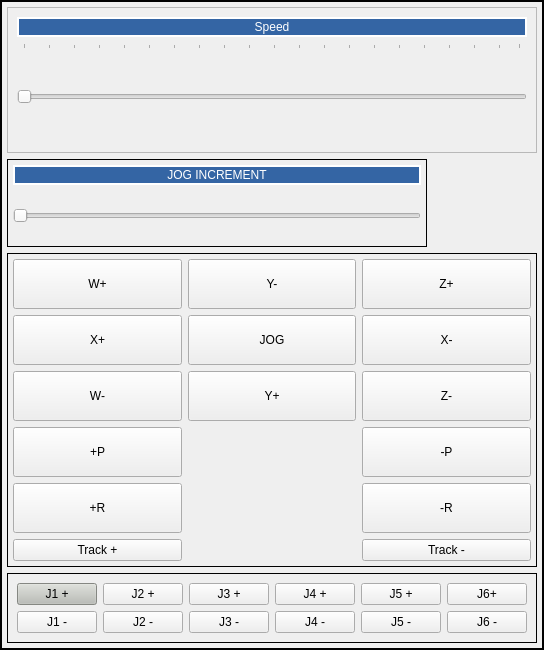
               <widget class="QFrame" name="gridFrame_3">
                <property name="maximumSize">
                 <size>
                  <width>430</width>
                  <height>16777215</height>
                 </size>
                </property>
                <property name="frameShape">
                 <enum>QFrame::Box</enum>
                </property>
                <property name="lineWidth">
                 <number>2</number>
                </property>
                <layout class="QVBoxLayout" name="verticalLayout_4">
                 <property name="sizeConstraint">
                  <enum>QLayout::SetDefaultConstraint</enum>
                 </property>
                 <property name="leftMargin">
                  <number>5</number>
                 </property>
                 <property name="topMargin">
                  <number>5</number>
                 </property>
                 <property name="rightMargin">
                  <number>5</number>
                 </property>
                 <property name="bottomMargin">
                  <number>5</number>
                 </property>
                 <item>
                  <widget class="QFrame" name="frame_8">
                   <property name="frameShape">
                    <enum>QFrame::StyledPanel</enum>
                   </property>
                   <property name="frameShadow">
                    <enum>QFrame::Raised</enum>
                   </property>
                   <layout class="QVBoxLayout" name="verticalLayout_2">
                    <item>
                     <widget class="QLabel" name="label_39">
                      <property name="minimumSize">
                       <size>
                        <width>0</width>
                        <height>20</height>
                       </size>
                      </property>
                      <property name="maximumSize">
                       <size>
                        <width>16777215</width>
                        <height>30</height>
                       </size>
                      </property>
                      <property name="styleSheet">
                       <string notr="true">color: rgb(255, 255, 255);
background-color:rgb(52, 101, 164);</string>
                      </property>
                      <property name="frameShape">
                       <enum>QFrame::Box</enum>
                      </property>
                      <property name="lineWidth">
                       <number>2</number>
                      </property>
                      <property name="text">
                       <string>Speed</string>
                      </property>
                      <property name="alignment">
                       <set>Qt::AlignCenter</set>
                      </property>
                     </widget>
                    </item>
                    <item>
                     <widget class="QSlider" name="horizontalSlider">
                      <property name="minimumSize">
                       <size>
                        <width>0</width>
                        <height>100</height>
                       </size>
                      </property>
                      <property name="minimum">
                       <number>1</number>
                      </property>
                      <property name="maximum">
                       <number>100</number>
                      </property>
                      <property name="orientation">
                       <enum>Qt::Horizontal</enum>
                      </property>
                      <property name="tickPosition">
                       <enum>QSlider::TicksAbove</enum>
                      </property>
                      <property name="tickInterval">
                       <number>5</number>
                      </property>
                     </widget>
                    </item>
                   </layout>
                  </widget>
                 </item>
                 <item>
                  <widget class="QFrame" name="gridFrame_5">
                   <property name="maximumSize">
                    <size>
                     <width>420</width>
                     <height>120</height>
                    </size>
                   </property>
                   <property name="styleSheet">
                    <string notr="true"/>
                   </property>
                   <property name="frameShape">
                    <enum>QFrame::Box</enum>
                   </property>
                   <layout class="QGridLayout" name="gridLayout_37">
                    <property name="leftMargin">
                     <number>5</number>
                    </property>
                    <property name="topMargin">
                     <number>5</number>
                    </property>
                    <property name="rightMargin">
                     <number>5</number>
                    </property>
                    <property name="bottomMargin">
                     <number>5</number>
                    </property>
                    <item row="2" column="1" rowspan="2">
                     <widget class="QSlider" name="jog_increment_slider">
                      <property name="minimumSize">
                       <size>
                        <width>50</width>
                        <height>50</height>
                       </size>
                      </property>
                      <property name="autoFillBackground">
                       <bool>false</bool>
                      </property>
                      <property name="styleSheet">
                       <string notr="true">QSlider::handle:vertical {
background: qlineargradient(x1:0, y1:0, x2:1, y2:1,
    stop:0 #eee, stop:1 #ccc);
border: 1px solid #777;
width: 20px;
height: 60px;
margin-top: -2px;
margin-bottom: -2px;
border-radius: 4px;
}</string>
                      </property>
                      <property name="inputMethodHints">
                       <set>Qt::ImhNone</set>
                      </property>
                      <property name="minimum">
                       <number>1</number>
                      </property>
                      <property name="maximum">
                       <number>100</number>
                      </property>
                      <property name="orientation">
                       <enum>Qt::Horizontal</enum>
                      </property>
                     </widget>
                    </item>
                    <item row="0" column="1">
                     <widget class="QLabel" name="label_38">
                      <property name="minimumSize">
                       <size>
                        <width>0</width>
                        <height>20</height>
                       </size>
                      </property>
                      <property name="maximumSize">
                       <size>
                        <width>16777215</width>
                        <height>30</height>
                       </size>
                      </property>
                      <property name="styleSheet">
                       <string notr="true">color: rgb(255, 255, 255);
background-color:rgb(52, 101, 164);</string>
                      </property>
                      <property name="frameShape">
                       <enum>QFrame::Box</enum>
                      </property>
                      <property name="lineWidth">
                       <number>2</number>
                      </property>
                      <property name="text">
                       <string>JOG INCREMENT</string>
                      </property>
                      <property name="alignment">
                       <set>Qt::AlignCenter</set>
                      </property>
                     </widget>
                    </item>
                   </layout>
                  </widget>
                 </item>
                 <item>
                  <widget class="QFrame" name="gridFrame_6">
                   <property name="minimumSize">
                    <size>
                     <width>0</width>
                     <height>0</height>
                    </size>
                   </property>
                   <property name="styleSheet">
                    <string notr="true">ActionButton {
min-height: 45px;
max-height: 48px;
font: 12pt &quot;DejaVu Sans&quot;;
color: rgb(255, 255, 255);
background-color:rgb(52, 101, 164);
}</string>
                   </property>
                   <property name="frameShape">
                    <enum>QFrame::Box</enum>
                   </property>
                   <layout class="QGridLayout" name="gridLayout_7">
                    <property name="leftMargin">
                     <number>5</number>
                    </property>
                    <property name="topMargin">
                     <number>5</number>
                    </property>
                    <property name="rightMargin">
                     <number>5</number>
                    </property>
                    <property name="bottomMargin">
                     <number>5</number>
                    </property>
                    <item row="2" column="1">
                     <widget class="QPushButton" name="jog_y_pos_2">
                      <property name="minimumSize">
                       <size>
                        <width>0</width>
                        <height>50</height>
                       </size>
                      </property>
                      <property name="text">
                       <string>Y+</string>
                      </property>
                      <property name="actionName" stdset="0">
                       <string>machine.jog.axis:y,pos</string>
                      </property>
                     </widget>
                    </item>
                    <item row="2" column="2">
                     <widget class="QPushButton" name="jog_z_neg_2">
                      <property name="minimumSize">
                       <size>
                        <width>0</width>
                        <height>50</height>
                       </size>
                      </property>
                      <property name="text">
                       <string>Z-</string>
                      </property>
                      <property name="actionName" stdset="0">
                       <string>machine.jog.axis:z,neg</string>
                      </property>
                     </widget>
                    </item>
                    <item row="1" column="0">
                     <widget class="QPushButton" name="jog_x_pos_2">
                      <property name="minimumSize">
                       <size>
                        <width>0</width>
                        <height>50</height>
                       </size>
                      </property>
                      <property name="text">
                       <string>X+</string>
                      </property>
                      <property name="actionName" stdset="0">
                       <string>machine.jog.axis:x,pos</string>
                      </property>
                     </widget>
                    </item>
                    <item row="1" column="1">
                     <widget class="QPushButton" name="jog_continuous_2">
                      <property name="enabled">
                       <bool>true</bool>
                      </property>
                      <property name="minimumSize">
                       <size>
                        <width>0</width>
                        <height>50</height>
                       </size>
                      </property>
                      <property name="text">
                       <string>JOG</string>
                      </property>
                      <property name="checkable">
                       <bool>false</bool>
                      </property>
                      <property name="rules" stdset="0">
                       <string>[]</string>
                      </property>
                      <property name="actionName" stdset="0">
                       <string>machine.jog-mode.toggle</string>
                      </property>
                     </widget>
                    </item>
                    <item row="4" column="0">
                     <widget class="QPushButton" name="jog_r_pos">
                      <property name="minimumSize">
                       <size>
                        <width>0</width>
                        <height>50</height>
                       </size>
                      </property>
                      <property name="text">
                       <string>+R</string>
                      </property>
                     </widget>
                    </item>
                    <item row="0" column="2">
                     <widget class="QPushButton" name="jog_z_pos_2">
                      <property name="minimumSize">
                       <size>
                        <width>0</width>
                        <height>50</height>
                       </size>
                      </property>
                      <property name="text">
                       <string>Z+</string>
                      </property>
                      <property name="actionName" stdset="0">
                       <string>machine.jog.axis:z,pos</string>
                      </property>
                     </widget>
                    </item>
                    <item row="1" column="2">
                     <widget class="QPushButton" name="jog_x_neg_2">
                      <property name="minimumSize">
                       <size>
                        <width>0</width>
                        <height>50</height>
                       </size>
                      </property>
                      <property name="text">
                       <string>X-</string>
                      </property>
                      <property name="actionName" stdset="0">
                       <string>machine.jog.axis:x,neg</string>
                      </property>
                     </widget>
                    </item>
                    <item row="2" column="0">
                     <widget class="QPushButton" name="jog_w_neg_2">
                      <property name="minimumSize">
                       <size>
                        <width>0</width>
                        <height>50</height>
                       </size>
                      </property>
                      <property name="text">
                       <string>W-</string>
                      </property>
                      <property name="actionName" stdset="0">
                       <string>machine.jog.axis:a,neg</string>
                      </property>
                     </widget>
                    </item>
                    <item row="3" column="0">
                     <widget class="QPushButton" name="jog_p_pos">
                      <property name="minimumSize">
                       <size>
                        <width>0</width>
                        <height>50</height>
                       </size>
                      </property>
                      <property name="text">
                       <string>+P</string>
                      </property>
                     </widget>
                    </item>
                    <item row="0" column="1">
                     <widget class="QPushButton" name="jog_y_neg_2">
                      <property name="minimumSize">
                       <size>
                        <width>0</width>
                        <height>50</height>
                       </size>
                      </property>
                      <property name="text">
                       <string>Y-</string>
                      </property>
                      <property name="actionName" stdset="0">
                       <string>machine.jog.axis:y,neg</string>
                      </property>
                     </widget>
                    </item>
                    <item row="0" column="0">
                     <widget class="QPushButton" name="jog_w_pos_2">
                      <property name="minimumSize">
                       <size>
                        <width>0</width>
                        <height>50</height>
                       </size>
                      </property>
                      <property name="text">
                       <string>W+</string>
                      </property>
                      <property name="actionName" stdset="0">
                       <string/>
                      </property>
                     </widget>
                    </item>
                    <item row="3" column="2">
                     <widget class="QPushButton" name="jog_p_neg">
                      <property name="minimumSize">
                       <size>
                        <width>0</width>
                        <height>50</height>
                       </size>
                      </property>
                      <property name="text">
                       <string>-P</string>
                      </property>
                     </widget>
                    </item>
                    <item row="4" column="2">
                     <widget class="QPushButton" name="jog_r_neg">
                      <property name="minimumSize">
                       <size>
                        <width>0</width>
                        <height>50</height>
                       </size>
                      </property>
                      <property name="text">
                       <string>-R</string>
                      </property>
                     </widget>
                    </item>
                    <item row="5" column="0">
                     <widget class="QPushButton" name="jog_track_pos">
                      <property name="text">
                       <string>Track +</string>
                      </property>
                     </widget>
                    </item>
                    <item row="5" column="2">
                     <widget class="QPushButton" name="jog_track_neg">
                      <property name="text">
                       <string>Track -</string>
                      </property>
                     </widget>
                    </item>
                   </layout>
                  </widget>
                 </item>
                 <item>
                  <widget class="QFrame" name="horizontalFrame_2">
                   <property name="maximumSize">
                    <size>
                     <width>16777215</width>
                     <height>150</height>
                    </size>
                   </property>
                   <property name="frameShape">
                    <enum>QFrame::Box</enum>
                   </property>
                   <property name="frameShadow">
                    <enum>QFrame::Plain</enum>
                   </property>
                   <layout class="QGridLayout" name="gridLayout_5">
                    <item row="1" column="5">
                     <widget class="QPushButton" name="jog6neg">
                      <property name="maximumSize">
                       <size>
                        <width>16777215</width>
                        <height>50</height>
                       </size>
                      </property>
                      <property name="text">
                       <string>J6 -</string>
                      </property>
                      <attribute name="buttonGroup">
                       <string notr="true">jogButtons</string>
                      </attribute>
                     </widget>
                    </item>
                    <item row="1" column="1">
                     <widget class="QPushButton" name="jog2neg">
                      <property name="maximumSize">
                       <size>
                        <width>16777215</width>
                        <height>50</height>
                       </size>
                      </property>
                      <property name="text">
                       <string>J2 -</string>
                      </property>
                      <attribute name="buttonGroup">
                       <string notr="true">jogButtons</string>
                      </attribute>
                     </widget>
                    </item>
                    <item row="0" column="1">
                     <widget class="QPushButton" name="jog2pos">
                      <property name="maximumSize">
                       <size>
                        <width>16777215</width>
                        <height>50</height>
                       </size>
                      </property>
                      <property name="autoFillBackground">
                       <bool>false</bool>
                      </property>
                      <property name="text">
                       <string>J2 +</string>
                      </property>
                      <attribute name="buttonGroup">
                       <string notr="true">jogButtons</string>
                      </attribute>
                     </widget>
                    </item>
                    <item row="1" column="0">
                     <widget class="QPushButton" name="jog1neg">
                      <property name="maximumSize">
                       <size>
                        <width>16777215</width>
                        <height>50</height>
                       </size>
                      </property>
                      <property name="text">
                       <string>J1 -</string>
                      </property>
                      <attribute name="buttonGroup">
                       <string notr="true">jogButtons</string>
                      </attribute>
                     </widget>
                    </item>
                    <item row="1" column="4">
                     <widget class="QPushButton" name="jog5neg">
                      <property name="maximumSize">
                       <size>
                        <width>16777215</width>
                        <height>50</height>
                       </size>
                      </property>
                      <property name="text">
                       <string>J5 -</string>
                      </property>
                      <attribute name="buttonGroup">
                       <string notr="true">jogButtons</string>
                      </attribute>
                     </widget>
                    </item>
                    <item row="1" column="3">
                     <widget class="QPushButton" name="jog4neg">
                      <property name="maximumSize">
                       <size>
                        <width>16777215</width>
                        <height>50</height>
                       </size>
                      </property>
                      <property name="text">
                       <string>J4 -</string>
                      </property>
                      <attribute name="buttonGroup">
                       <string notr="true">jogButtons</string>
                      </attribute>
                     </widget>
                    </item>
                    <item row="0" column="3">
                     <widget class="QPushButton" name="jog4pos">
                      <property name="maximumSize">
                       <size>
                        <width>16777215</width>
                        <height>50</height>
                       </size>
                      </property>
                      <property name="text">
                       <string>J4 +</string>
                      </property>
                      <attribute name="buttonGroup">
                       <string notr="true">jogButtons</string>
                      </attribute>
                     </widget>
                    </item>
                    <item row="0" column="4">
                     <widget class="QPushButton" name="jog5pos">
                      <property name="maximumSize">
                       <size>
                        <width>16777215</width>
                        <height>50</height>
                       </size>
                      </property>
                      <property name="text">
                       <string>J5 +</string>
                      </property>
                      <attribute name="buttonGroup">
                       <string notr="true">jogButtons</string>
                      </attribute>
                     </widget>
                    </item>
                    <item row="0" column="2">
                     <widget class="QPushButton" name="jog3pos">
                      <property name="maximumSize">
                       <size>
                        <width>16777215</width>
                        <height>50</height>
                       </size>
                      </property>
                      <property name="text">
                       <string>J3 +</string>
                      </property>
                      <attribute name="buttonGroup">
                       <string notr="true">jogButtons</string>
                      </attribute>
                     </widget>
                    </item>
                    <item row="1" column="2">
                     <widget class="QPushButton" name="jog3neg">
                      <property name="maximumSize">
                       <size>
                        <width>16777215</width>
                        <height>50</height>
                       </size>
                      </property>
                      <property name="text">
                       <string>J3 -</string>
                      </property>
                      <attribute name="buttonGroup">
                       <string notr="true">jogButtons</string>
                      </attribute>
                     </widget>
                    </item>
                    <item row="0" column="5">
                     <widget class="QPushButton" name="jog6pos">
                      <property name="maximumSize">
                       <size>
                        <width>16777215</width>
                        <height>50</height>
                       </size>
                      </property>
                      <property name="text">
                       <string>J6+</string>
                      </property>
                      <attribute name="buttonGroup">
                       <string notr="true">jogButtons</string>
                      </attribute>
                     </widget>
                    </item>
                    <item row="0" column="0">
                     <widget class="QPushButton" name="jog1pos">
                      <property name="maximumSize">
                       <size>
                        <width>16777215</width>
                        <height>50</height>
                       </size>
                      </property>
                      <property name="palette">
                       <palette>
                        <active>
                         <colorrole role="Button">
                          <brush brushstyle="SolidPattern">
                           <color alpha="255">
                            <red>186</red>
                            <green>189</green>
                            <blue>182</blue>
                           </color>
                          </brush>
                         </colorrole>
                         <colorrole role="Base">
                          <brush brushstyle="SolidPattern">
                           <color alpha="255">
                            <red>186</red>
                            <green>189</green>
                            <blue>182</blue>
                           </color>
                          </brush>
                         </colorrole>
                         <colorrole role="Window">
                          <brush brushstyle="SolidPattern">
                           <color alpha="255">
                            <red>186</red>
                            <green>189</green>
                            <blue>182</blue>
                           </color>
                          </brush>
                         </colorrole>
                        </active>
                        <inactive>
                         <colorrole role="Button">
                          <brush brushstyle="SolidPattern">
                           <color alpha="255">
                            <red>186</red>
                            <green>189</green>
                            <blue>182</blue>
                           </color>
                          </brush>
                         </colorrole>
                         <colorrole role="Base">
                          <brush brushstyle="SolidPattern">
                           <color alpha="255">
                            <red>186</red>
                            <green>189</green>
                            <blue>182</blue>
                           </color>
                          </brush>
                         </colorrole>
                         <colorrole role="Window">
                          <brush brushstyle="SolidPattern">
                           <color alpha="255">
                            <red>186</red>
                            <green>189</green>
                            <blue>182</blue>
                           </color>
                          </brush>
                         </colorrole>
                        </inactive>
                        <disabled>
                         <colorrole role="Button">
                          <brush brushstyle="SolidPattern">
                           <color alpha="255">
                            <red>186</red>
                            <green>189</green>
                            <blue>182</blue>
                           </color>
                          </brush>
                         </colorrole>
                         <colorrole role="Base">
                          <brush brushstyle="SolidPattern">
                           <color alpha="255">
                            <red>186</red>
                            <green>189</green>
                            <blue>182</blue>
                           </color>
                          </brush>
                         </colorrole>
                         <colorrole role="Window">
                          <brush brushstyle="SolidPattern">
                           <color alpha="255">
                            <red>186</red>
                            <green>189</green>
                            <blue>182</blue>
                           </color>
                          </brush>
                         </colorrole>
                        </disabled>
                       </palette>
                      </property>
                      <property name="tabletTracking">
                       <bool>false</bool>
                      </property>
                      <property name="styleSheet">
                       <string notr="true"/>
                      </property>
                      <property name="text">
                       <string>J1 +</string>
                      </property>
                      <attribute name="buttonGroup">
                       <string notr="true">jogButtons</string>
                      </attribute>
                     </widget>
                    </item>
                   </layout>
                  </widget>
                 </item>
                </layout>
               </widget>
